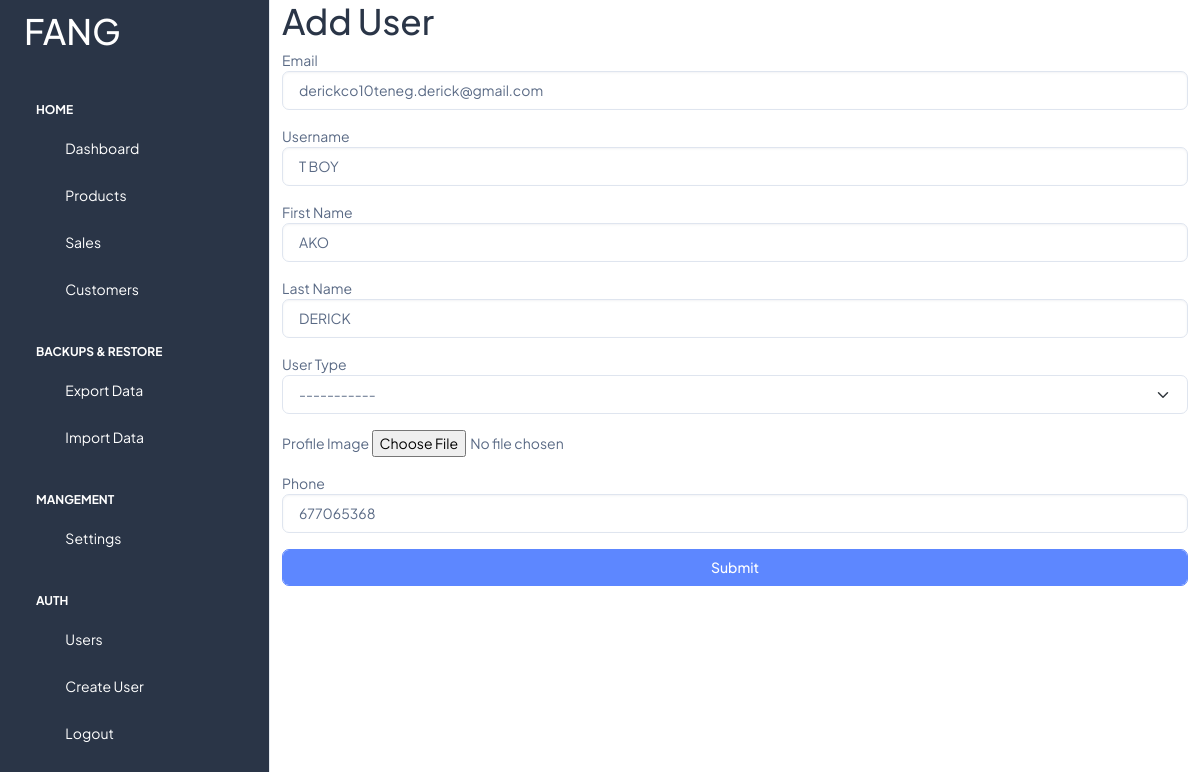
Screenshot of /accounts/edit_user/T BOY/ (signed in) with the database file from the repository.
### settings/models.py (models this page shows, shortened)
class Settings(models.Model):
    logo = models.ImageField(
        verbose_name=_("Site Logo"), upload_to="settings", null=True, blank=True
    )
    company_name = models.CharField(
        verbose_name=_("Company Name"),
        max_length=255,
        null=True,
        blank=True,
        default="SOLIX",
    )
    timezone = models.CharField(
        verbose_name=_("Timezone"),
        max_length=30,
        choices=TIMEZONES,
        default="Africa/Douala",
        null=True,
        blank=True,
    )
    reorder_default = models.PositiveIntegerField(
        verbose_name=_("Re-Order Level"),
        help_text="Set reorder level for products without reorder level",
        default=1,
    )

### accounts/models.py (models this page shows, shortened)
class User(AbstractBaseUser, PermissionsMixin):
    pkid = models.BigAutoField(primary_key=True, editable=False)
    id = models.UUIDField(default=uuid.uuid4, editable=False, unique=True)
    username = models.CharField(verbose_name=_("Username"), max_length=255, unique=True)
    first_name = models.CharField(verbose_name=_("First Name"), max_length=50)
    last_name = models.CharField(verbose_name=_("Last Name"), max_length=50)
    email = models.EmailField(verbose_name=_("Email Address"), unique=True)
    is_staff = models.BooleanField(default=False)
    is_active = models.BooleanField(default=True)
    date_joined = models.DateTimeField(default=timezone.now)
    USERNAME_FIELD = "email"
    REQUIRED_FIELDS = ["username", "first_name", "last_name"]
    objects = CustomUserManager()
    class Meta:
        verbose_name = _("User")
        verbose_name_plural = _("Users")

class Profile(models.Model):
    user = models.OneToOneField(User, related_name="profile", on_delete=models.CASCADE)
    image = models.ImageField(upload_to="profiles", null=True, blank=True)
    phone = models.CharField(max_length=20, null=True, blank=True)

### accounts/views.py (the view, shortened to what this page needs)
# urls.py: path("edit_user/<str:username>/", views.edit_user, name="edit_user"),
@login_required
@permission_required("accounts.change_user")
def edit_user(request, username):
    user = get_object_or_404(User, username=username)
    form = CustomUserChangeForm(request.POST or None, instance=user)
    profile = user.profile
    profile_form = ProfileForm(request.POST or None, instance=profile)
    template_name = "accounts/edit_user.html"
    context = {
        "username": user.username,
        "form": form,
        "profile_form": profile_form,
    }
    return render(request, template_name, context)

### accounts/forms.py
class CustomUserChangeForm(UserChangeForm):
    class Meta:
        model = User
        fields = ["email", "username", "first_name", "last_name"]
        error_class = "error"
        widgets = {
            "email": forms.EmailInput(attrs={"class": "form-control"}),
            "username": forms.TextInput(attrs={"class": "form-control"}),
            "first_name": forms.TextInput(attrs={"class": "form-control"}),
            "last_name": forms.TextInput(attrs={"class": "form-control"}),
        }

class ProfileForm(forms.ModelForm):
    class Meta:
        model = Profile
        fields = ["image", "phone"]
    widgets = {
        "phone": forms.TextInput(attrs={"class": "form-control"}),
    }

### commons/context_processors.py (called while the page is built)
def total_products(request):
    total = Product.objects.all().count()
    context = {"total_products": total}
    return context

def total_customers(request):
    total = Customer.objects.all().count()
    context = {"total_customers": total}
    return context

def total_sales(request):
    total = SaleItem.objects.all().count()
    context = {"total_sales": total}
    return context

### templates/accounts/edit_user.html (shortened to what this page needs)
{% extends "base.html" %}
{% block content %}
<div class="container">
    <h1>Add User</h1>
    <form action="{% url "accounts:edit_user" username %}" method="post" enctype="multipart/form-data">
        <div class="form-group mb-3">
            <label for="email">Email</label>
            {{ form.email }}
        </div>
        <div class="form-group mb-3">
            <label for="username">Username</label>
            {{ form.username }}
        </div>
        <div class="form-group mb-3">
            <label for="first_name">First Name</label>
            {{ form.first_name }}
        </div>
        <div class="form-group mb-3">
            <label for="last_name">Last Name</label>
            {{ form.last_name }}
        </div>
        <div class="form-group mb-3">
            <label for="last_name">User Type</label>
            <select name="grouptype" class="form-select" required aria-label="Default select example">
                <option selected>-----------</option>
              </select>
        </div>
        <div class="form-group mb-3">
            <label for="profile_image">Profile Image</label>
            {{ profile_form.image }}
        </div>
        <div class="form-group mb-3">
            <label for="phone">Phone</label>
            {{ profile_form.phone }}
        </div>
        <button type="submit" class="btn btn-primary form-control">Submit</button>
    </form>
</div>
{% endblock content %}

### templates/components/sidebar.html (shortened to what this page needs)
<aside class="left-sidebar bg-dark text-white">
    <div>
      <div class="brand-logo d-flex align-items-center justify-content-between">
        <a href="./index.html" class="text-nowrap logo-img">
          {% if site_settings.company_name %}
          <h1 class="text-white">{{site_settings.company_name}}</h1>
          {% else %}
          <h1 class="text-white">SOLIX INVENT</h1>
          {% endif %}
        </a>
      </div>
      <nav class="sidebar-nav scroll-sidebar" data-simplebar="">
        <ul id="sidebarnav">
          <li class="nav-small-cap">
            <span class="hide-menu text-white">Home</span>
          </li>
          <li class="sidebar-item ">
            <a class="text-white sidebar-link" href="{% url 'home' %}" aria-expanded="false">
              <span>
                <i class="ti ti-layout-dashboard"></i>
              </span>
              <span class="hide-menu">Dashboard</span>
            </a>
          </li>
          <li class="sidebar-item ">
            <a class="text-white sidebar-link" href="{% url 'products:list'  %}" aria-expanded="false">
              <span>
                <i class="ti ti-package"></i>
              </span>
              <span class="hide-menu">Products</span>
            </a>
          </li>
          <li class="sidebar-item ">
            <a class="text-white sidebar-link" href="{% url 'sales:list' %}" aria-expanded="false">
              <span>
                <i class="ti ti-crown"></i>
              </span>
              <span class="hide-menu">Sales</span>
            </a>
          </li>
          <li class="sidebar-item ">
            <a class="text-white sidebar-link" href="{% url 'customers:list' %}" aria-expanded="false">
              <span>
                <i class="ti ti-crown"></i>
              </span>
              <span class="hide-menu">Customers</span>
            </a>
          </li>
          <li class="nav-small-cap">
            <span class="hide-menu text-white">BACKUPS & RESTORE</span>
          </li>
          <li class="sidebar-item ">
            <a class="text-white sidebar-link" href="{% url 'commons:export_data' %}" aria-expanded="false">
              <span>
                <i class="ti ti-crown"></i>
              </span>
              <span class="hide-menu">Export Data</span>
            </a>
          </li>
          <li class="sidebar-item ">
            <a class="text-white sidebar-link" href="{% url 'commons:import_data' %}" aria-expanded="false">
              <span>
                <i class="ti ti-crown"></i>
              </span>
              <span class="hide-menu">Import Data</span>
            </a>
          </li>
          <li class="nav-small-cap">
            <span class="hide-menu text-white">MANGEMENT</span>
          </li>
          <li class="sidebar-item ">
            <a class="text-white sidebar-link" href="{% url 'settings:settings' %}" aria-expanded="false">
              <span>
                <i class="ti ti-settings"></i>
              </span>
              <span class="hide-menu">Settings</span>
            </a>
          </li>
          <li class="nav-small-cap">
            <span class="hide-menu text-white">AUTH</span>
          </li>
          <li class="sidebar-item ">
            <a class="text-white sidebar-link" href="{% url 'accounts:list' %}" aria-expanded="false">
              <span>
                <i class="ti ti-user"></i>
              </span>
              <span class="hide-menu">Users</span>
            </a>
          </li>
          <li class="sidebar-item ">
            <a class="text-white sidebar-link" href="{% url 'accounts:add_user' %}" aria-expanded="false">
              <span>
                <i class="ti ti-user-plus"></i>
              </span>
              <span class="hide-menu">Create User</span>
            </a>
          </li>
          <li class="sidebar-item ">
            <a class="text-white sidebar-link" href="{% url 'accounts:logout' %}" aria-expanded="false">
              <span>
                <i class="ti ti-user"></i>
              </span>
              <span class="hide-menu">Logout</span>
            </a>
          </li>
        </ul>
      </nav>
    </div>
  </aside>

### static/assets/libs/simplebar/src/simplebar.css (style rules this page uses)
[data-simplebar] { position: relative; flex-direction: column; flex-wrap: wrap; justify-content: flex-start; align-content: flex-start; align-items: flex-start; }

### rows the page displays
Settings: company_name "FANG"
User: email "derickco10teneg.derick@gmail.com", username "T BOY", first_name "AKO", last_name "DERICK"
Profile: phone "677065368"
